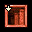

Rendered tile map (Tiled .tmx) drawn with the repository's tilesets; below, a short description and the full map source, tile grids included:
An orthogonal 1x1 tile map with 32x32 px tiles, 1 tile layer (Tile Layer 1).

<map version="1.9" tiledversion="1.9.1" orientation="orthogonal" renderorder="right-down" width="1" height="1" tilewidth="32" tileheight="32" infinite="0" nextlayerid="2" nextobjectid="1">
 <tileset firstgid="1" source="tjhack.tsx" />
 <layer id="1" name="Tile Layer 1" width="1" height="1">
  <data encoding="csv">
1015
</data>
 </layer>
</map>
